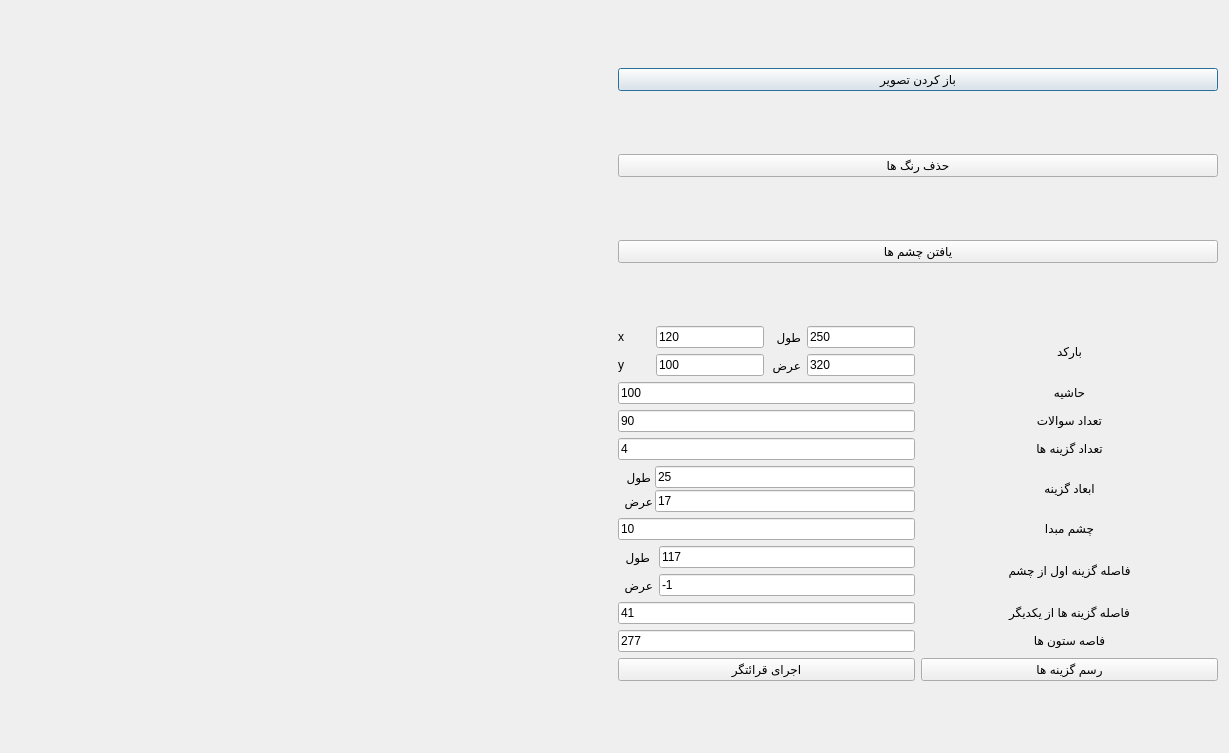
<?xml version="1.0" encoding="UTF-8"?>
<ui version="4.0">
 <class>CreateForm</class>
 <widget class="QDialog" name="CreateForm">
  <property name="geometry">
   <rect>
    <x>0</x>
    <y>0</y>
    <width>1229</width>
    <height>753</height>
   </rect>
  </property>
  <property name="windowTitle">
   <string>Dialog</string>
  </property>
  <layout class="QGridLayout" name="gridLayout">
   <item row="0" column="0">
    <widget class="QLabel" name="label_image">
     <property name="sizePolicy">
      <sizepolicy hsizetype="Preferred" vsizetype="Expanding">
       <horstretch>0</horstretch>
       <verstretch>0</verstretch>
      </sizepolicy>
     </property>
     <property name="text">
      <string/>
     </property>
    </widget>
   </item>
   <item row="0" column="1">
    <layout class="QVBoxLayout" name="verticalLayout">
     <item>
      <widget class="QPushButton" name="pb_openImage">
       <property name="text">
        <string>باز کردن تصویر</string>
       </property>
      </widget>
     </item>
     <item>
      <widget class="QPushButton" name="pb_removeColors">
       <property name="text">
        <string>حذف رنگ ها</string>
       </property>
      </widget>
     </item>
     <item>
      <widget class="QPushButton" name="pb_findEyes">
       <property name="text">
        <string>یافتن چشم ها</string>
       </property>
      </widget>
     </item>
     <item>
      <layout class="QGridLayout" name="gridLayout_2">
       <property name="sizeConstraint">
        <enum>QLayout::SetMaximumSize</enum>
       </property>
       <item row="0" column="1">
        <widget class="QLabel" name="label_3">
         <property name="sizePolicy">
          <sizepolicy hsizetype="Preferred" vsizetype="Preferred">
           <horstretch>0</horstretch>
           <verstretch>0</verstretch>
          </sizepolicy>
         </property>
         <property name="text">
          <string>بارکد</string>
         </property>
         <property name="alignment">
          <set>Qt::AlignCenter</set>
         </property>
        </widget>
       </item>
       <item row="7" column="1">
        <widget class="QLabel" name="label_7">
         <property name="sizePolicy">
          <sizepolicy hsizetype="Preferred" vsizetype="Fixed">
           <horstretch>0</horstretch>
           <verstretch>0</verstretch>
          </sizepolicy>
         </property>
         <property name="text">
          <string>فاصله گزینه اول از چشم</string>
         </property>
         <property name="alignment">
          <set>Qt::AlignCenter</set>
         </property>
        </widget>
       </item>
       <item row="6" column="0">
        <widget class="QLineEdit" name="le_refrenceEye">
         <property name="sizePolicy">
          <sizepolicy hsizetype="Minimum" vsizetype="Fixed">
           <horstretch>0</horstretch>
           <verstretch>0</verstretch>
          </sizepolicy>
         </property>
         <property name="text">
          <string>10</string>
         </property>
        </widget>
       </item>
       <item row="8" column="1">
        <widget class="QLabel" name="label_8">
         <property name="sizePolicy">
          <sizepolicy hsizetype="Preferred" vsizetype="Fixed">
           <horstretch>0</horstretch>
           <verstretch>0</verstretch>
          </sizepolicy>
         </property>
         <property name="text">
          <string>فاصله گزینه ها از یکدیگر</string>
         </property>
         <property name="alignment">
          <set>Qt::AlignCenter</set>
         </property>
        </widget>
       </item>
       <item row="10" column="1">
        <widget class="QPushButton" name="pushButton">
         <property name="text">
          <string>رسم گزینه ها</string>
         </property>
        </widget>
       </item>
       <item row="9" column="0">
        <widget class="QLineEdit" name="le_distanceColumns">
         <property name="sizePolicy">
          <sizepolicy hsizetype="Minimum" vsizetype="Fixed">
           <horstretch>0</horstretch>
           <verstretch>0</verstretch>
          </sizepolicy>
         </property>
         <property name="text">
          <string>277</string>
         </property>
        </widget>
       </item>
       <item row="6" column="1">
        <widget class="QLabel" name="label_2">
         <property name="sizePolicy">
          <sizepolicy hsizetype="Preferred" vsizetype="Fixed">
           <horstretch>0</horstretch>
           <verstretch>0</verstretch>
          </sizepolicy>
         </property>
         <property name="text">
          <string>چشم مبدا</string>
         </property>
         <property name="alignment">
          <set>Qt::AlignCenter</set>
         </property>
        </widget>
       </item>
       <item row="5" column="1">
        <widget class="QLabel" name="label_9">
         <property name="sizePolicy">
          <sizepolicy hsizetype="Preferred" vsizetype="Fixed">
           <horstretch>0</horstretch>
           <verstretch>0</verstretch>
          </sizepolicy>
         </property>
         <property name="text">
          <string>ابعاد گزینه</string>
         </property>
         <property name="alignment">
          <set>Qt::AlignCenter</set>
         </property>
        </widget>
       </item>
       <item row="5" column="0">
        <layout class="QFormLayout" name="formLayout_2">
         <property name="sizeConstraint">
          <enum>QLayout::SetMinimumSize</enum>
         </property>
         <property name="fieldGrowthPolicy">
          <enum>QFormLayout::AllNonFixedFieldsGrow</enum>
         </property>
         <property name="rowWrapPolicy">
          <enum>QFormLayout::DontWrapRows</enum>
         </property>
         <property name="labelAlignment">
          <set>Qt::AlignCenter</set>
         </property>
         <property name="formAlignment">
          <set>Qt::AlignCenter</set>
         </property>
         <property name="horizontalSpacing">
          <number>2</number>
         </property>
         <property name="verticalSpacing">
          <number>2</number>
         </property>
         <item row="0" column="0">
          <widget class="QLabel" name="Label">
           <property name="sizePolicy">
            <sizepolicy hsizetype="Fixed" vsizetype="Preferred">
             <horstretch>0</horstretch>
             <verstretch>0</verstretch>
            </sizepolicy>
           </property>
           <property name="text">
            <string>طول  </string>
           </property>
          </widget>
         </item>
         <item row="1" column="0">
          <widget class="QLabel" name="Label_2">
           <property name="sizePolicy">
            <sizepolicy hsizetype="Fixed" vsizetype="Preferred">
             <horstretch>0</horstretch>
             <verstretch>0</verstretch>
            </sizepolicy>
           </property>
           <property name="text">
            <string>عرض  </string>
           </property>
          </widget>
         </item>
         <item row="1" column="1">
          <widget class="QLineEdit" name="le_choiceHeight">
           <property name="sizePolicy">
            <sizepolicy hsizetype="Minimum" vsizetype="Fixed">
             <horstretch>0</horstretch>
             <verstretch>0</verstretch>
            </sizepolicy>
           </property>
           <property name="text">
            <string>17</string>
           </property>
          </widget>
         </item>
         <item row="0" column="1">
          <widget class="QLineEdit" name="le_choiceWidth">
           <property name="sizePolicy">
            <sizepolicy hsizetype="Minimum" vsizetype="Fixed">
             <horstretch>0</horstretch>
             <verstretch>0</verstretch>
            </sizepolicy>
           </property>
           <property name="text">
            <string>25</string>
           </property>
          </widget>
         </item>
        </layout>
       </item>
       <item row="3" column="1">
        <widget class="QLabel" name="label_5">
         <property name="sizePolicy">
          <sizepolicy hsizetype="Preferred" vsizetype="Fixed">
           <horstretch>0</horstretch>
           <verstretch>0</verstretch>
          </sizepolicy>
         </property>
         <property name="text">
          <string>تعداد گزینه ها</string>
         </property>
         <property name="alignment">
          <set>Qt::AlignCenter</set>
         </property>
        </widget>
       </item>
       <item row="8" column="0">
        <widget class="QLineEdit" name="le_distanceChoiceChoice">
         <property name="sizePolicy">
          <sizepolicy hsizetype="Minimum" vsizetype="Fixed">
           <horstretch>0</horstretch>
           <verstretch>0</verstretch>
          </sizepolicy>
         </property>
         <property name="text">
          <string>41</string>
         </property>
        </widget>
       </item>
       <item row="2" column="0">
        <widget class="QLineEdit" name="le_numberOfquestions">
         <property name="sizePolicy">
          <sizepolicy hsizetype="Minimum" vsizetype="Fixed">
           <horstretch>0</horstretch>
           <verstretch>0</verstretch>
          </sizepolicy>
         </property>
         <property name="text">
          <string>90</string>
         </property>
        </widget>
       </item>
       <item row="2" column="1">
        <widget class="QLabel" name="label_4">
         <property name="sizePolicy">
          <sizepolicy hsizetype="Preferred" vsizetype="Fixed">
           <horstretch>0</horstretch>
           <verstretch>0</verstretch>
          </sizepolicy>
         </property>
         <property name="text">
          <string>تعداد سوالات</string>
         </property>
         <property name="alignment">
          <set>Qt::AlignCenter</set>
         </property>
        </widget>
       </item>
       <item row="1" column="1">
        <widget class="QLabel" name="label">
         <property name="sizePolicy">
          <sizepolicy hsizetype="Preferred" vsizetype="Fixed">
           <horstretch>0</horstretch>
           <verstretch>0</verstretch>
          </sizepolicy>
         </property>
         <property name="text">
          <string>حاشیه</string>
         </property>
         <property name="alignment">
          <set>Qt::AlignCenter</set>
         </property>
        </widget>
       </item>
       <item row="3" column="0">
        <widget class="QLineEdit" name="le_numberOfChoices">
         <property name="sizePolicy">
          <sizepolicy hsizetype="Minimum" vsizetype="Fixed">
           <horstretch>0</horstretch>
           <verstretch>0</verstretch>
          </sizepolicy>
         </property>
         <property name="text">
          <string>4</string>
         </property>
        </widget>
       </item>
       <item row="10" column="0">
        <widget class="QPushButton" name="pushButton_2">
         <property name="text">
          <string>اجرای قرائتگر</string>
         </property>
        </widget>
       </item>
       <item row="1" column="0">
        <widget class="QLineEdit" name="le_EyePad">
         <property name="sizePolicy">
          <sizepolicy hsizetype="Minimum" vsizetype="Fixed">
           <horstretch>0</horstretch>
           <verstretch>0</verstretch>
          </sizepolicy>
         </property>
         <property name="text">
          <string>100</string>
         </property>
        </widget>
       </item>
       <item row="9" column="1">
        <widget class="QLabel" name="label_10">
         <property name="sizePolicy">
          <sizepolicy hsizetype="Preferred" vsizetype="Fixed">
           <horstretch>0</horstretch>
           <verstretch>0</verstretch>
          </sizepolicy>
         </property>
         <property name="text">
          <string>فاصه ستون ها</string>
         </property>
         <property name="alignment">
          <set>Qt::AlignCenter</set>
         </property>
        </widget>
       </item>
       <item row="7" column="0">
        <layout class="QFormLayout" name="formLayout_6">
         <item row="0" column="0">
          <widget class="QLabel" name="Label_3">
           <property name="text">
            <string>طول  </string>
           </property>
          </widget>
         </item>
         <item row="0" column="1">
          <widget class="QLineEdit" name="le_distanceRefwidth">
           <property name="sizePolicy">
            <sizepolicy hsizetype="Minimum" vsizetype="Fixed">
             <horstretch>0</horstretch>
             <verstretch>0</verstretch>
            </sizepolicy>
           </property>
           <property name="text">
            <string>117</string>
           </property>
          </widget>
         </item>
         <item row="1" column="0">
          <widget class="QLabel" name="Label_4">
           <property name="text">
            <string>عرض  </string>
           </property>
          </widget>
         </item>
         <item row="1" column="1">
          <widget class="QLineEdit" name="le_distanceRefHeight">
           <property name="sizePolicy">
            <sizepolicy hsizetype="Minimum" vsizetype="Fixed">
             <horstretch>0</horstretch>
             <verstretch>0</verstretch>
            </sizepolicy>
           </property>
           <property name="text">
            <string>-1</string>
           </property>
          </widget>
         </item>
        </layout>
       </item>
       <item row="0" column="0">
        <layout class="QGridLayout" name="gridLayout_3">
         <item row="1" column="0">
          <widget class="QLabel" name="label_6">
           <property name="text">
            <string>x</string>
           </property>
          </widget>
         </item>
         <item row="2" column="1">
          <widget class="QLineEdit" name="le_barcode_y">
           <property name="sizePolicy">
            <sizepolicy hsizetype="Minimum" vsizetype="Fixed">
             <horstretch>0</horstretch>
             <verstretch>0</verstretch>
            </sizepolicy>
           </property>
           <property name="text">
            <string>100</string>
           </property>
          </widget>
         </item>
         <item row="2" column="0">
          <widget class="QLabel" name="label_11">
           <property name="text">
            <string>y</string>
           </property>
          </widget>
         </item>
         <item row="1" column="1">
          <widget class="QLineEdit" name="le_barcode_x">
           <property name="sizePolicy">
            <sizepolicy hsizetype="Minimum" vsizetype="Fixed">
             <horstretch>0</horstretch>
             <verstretch>0</verstretch>
            </sizepolicy>
           </property>
           <property name="text">
            <string>120</string>
           </property>
          </widget>
         </item>
         <item row="1" column="2">
          <widget class="QLabel" name="label_12">
           <property name="text">
            <string>طول</string>
           </property>
          </widget>
         </item>
         <item row="1" column="3">
          <widget class="QLineEdit" name="le_barcode_height">
           <property name="sizePolicy">
            <sizepolicy hsizetype="Fixed" vsizetype="Fixed">
             <horstretch>0</horstretch>
             <verstretch>0</verstretch>
            </sizepolicy>
           </property>
           <property name="text">
            <string>250</string>
           </property>
          </widget>
         </item>
         <item row="2" column="2">
          <widget class="QLabel" name="label_13">
           <property name="text">
            <string>عرض</string>
           </property>
          </widget>
         </item>
         <item row="2" column="3">
          <widget class="QLineEdit" name="le_barcode_width">
           <property name="sizePolicy">
            <sizepolicy hsizetype="Minimum" vsizetype="Fixed">
             <horstretch>0</horstretch>
             <verstretch>0</verstretch>
            </sizepolicy>
           </property>
           <property name="text">
            <string>320</string>
           </property>
          </widget>
         </item>
        </layout>
       </item>
      </layout>
     </item>
    </layout>
   </item>
  </layout>
 </widget>
 <resources/>
 <connections/>
</ui>
